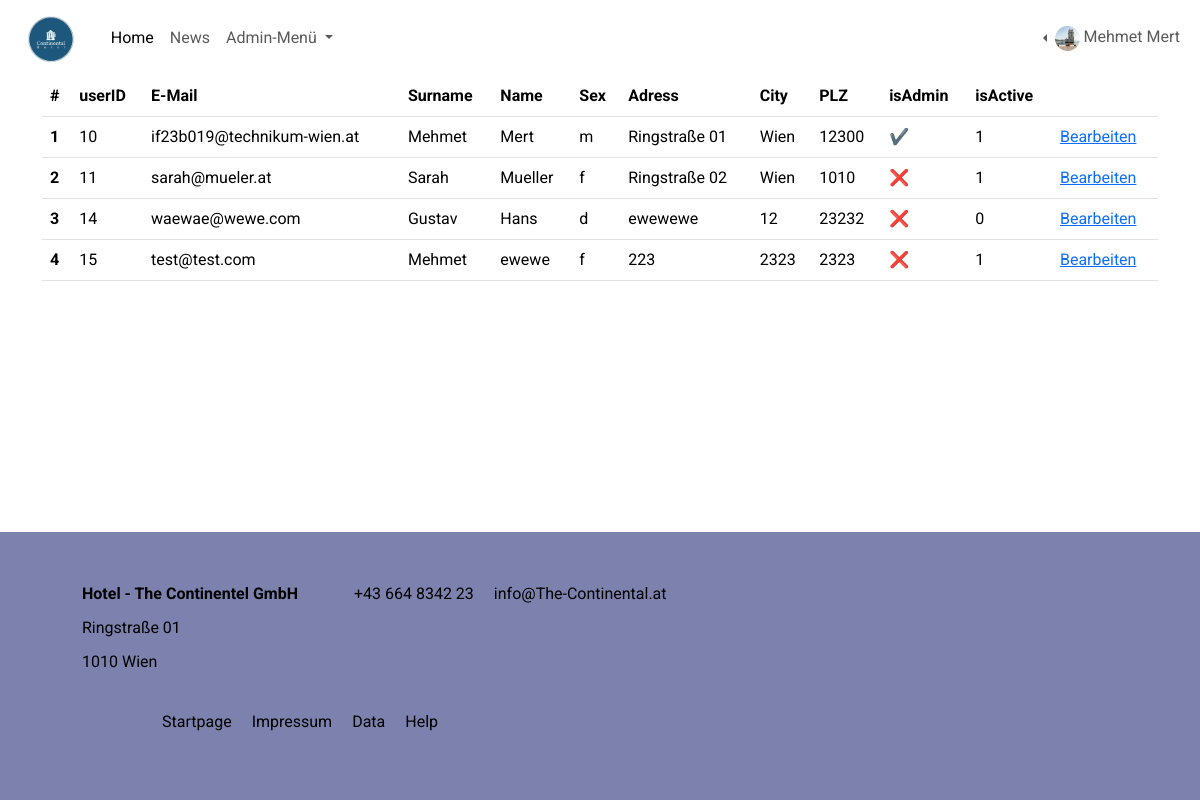
Page /users.php (signed in) on the committed database.
### tables this page shows
CREATE TABLE `users` (
  `id` int(11) NOT NULL,
  `mail` varchar(100) DEFAULT NULL,
  `username` varchar(255) DEFAULT NULL,
  `vname` varchar(100) DEFAULT NULL,
  `nname` varchar(100) DEFAULT NULL,
  `geschlecht` char(1) DEFAULT NULL,
  `passwort` varchar(255) DEFAULT NULL,
  `adresse` varchar(100) DEFAULT NULL,
  `stadt` varchar(100) DEFAULT NULL,
  `plz` varchar(10) DEFAULT NULL,
  `isAdmin` int(1) DEFAULT 0,
  `isActive` int(1) DEFAULT 1
);

### users.php (the view, shortened to what this page needs)
<?php
require_once('inc/connect.php');
$admin = $_SESSION['isAdmin'];
$query = $db->prepare('SELECT * FROM `users`');
$query->execute();
$alleusers = $query->get_result()->fetch_all(MYSQLI_ASSOC);
include 'inc/profile_edit_requests.php';
?>
<!DOCTYPE html>
<html lang="en">
<?php include 'inc/head.php'; ?>
<body>
    <?php
    include 'inc/navbar.php';
    ?>
    <?php if(!isset($message) && !isset($_GET['userID']) && $admin == 1) : ?>
    <?php
      $count = 0;
    ?>
    <div class="container main" style="overflow-x:auto;">
        <table class=" table">
            <thead>
                <tr>
                    <th scope="col">#</th>
                    <th scope="col">userID</th>
                    <th scope="col">E-Mail</th>
                    <th scope="col">Surname</th>
                    <th scope="col">Name</th>
                    <th scope="col">Sex</th>
                    <th scope="col">Adress</th>
                    <th scope="col">City</th>
                    <th scope="col">PLZ</th>
                    <th scope="col">isAdmin</th>
                    <th scope="col">isActive</th>
                    <th scope="col"><i class="bi bi-pencil"></i></th>
                </tr>
            </thead>
            <tbody>
                <?php foreach ($alleusers as $user) : ?>
                <?php
                $count = $count + 1;
                ?>
                <tr>
                    <th scope="row"><?php echo $count ?></th>
                    <td><?php echo $user['id']; ?></td>
                    <td><?php echo $user['mail']; ?></td>
                    <td><?php echo $user['vname']; ?></td>
                    <td><?php echo $user['nname']; ?></td>
                    <td><?php echo $user['geschlecht']; ?></td>
                    <td><?php echo $user['adresse']; ?></td>
                    <td><?php echo $user['stadt']; ?></td>
                    <td><?php echo $user['plz']; ?></td>
                    <td><?php echo $user['isAdmin'] == '1' ? '✔️' : '❌'; ?></td>
                    <td><?php echo $user['isActive']; ?></td>
                    <td><a href="users.php?userID=<?php echo $user['id']?>">Bearbeiten</a></td>
                </tr>
            </tbody>
            <?php endforeach; ?>
        </table>
    </div>
    <?php endif; ?>
    <?php include 'inc/errorhandler.php' ?>
    <?php
    include 'inc/footer.php';
    ?>
</body>
</html>

### style/style.css (style rules this page uses)
:root { --navy: #2e4374; --beige: #e5c3a6; --blue: #7c81ad; --lightnavy: #4b527e; --grey: #888888; }
html { height: 100%; }
body { min-height: 100%; display: flex; flex-direction: column; font-family: "Roboto"; scroll-behavior: smooth; }
.main { margin-bottom: 25px; }
a { font-size: 1rem; }

### rows in the picture
users: id "10", mail "if23b019@technikum-wien.at", vname "Mehmet", nname "Mert", geschlecht "m", adresse "Ringstraße 01", stadt "Wien", plz "12300", isActive "1"
users: id "11", mail "sarah@mueler.at", vname "Sarah", nname "Mueller", geschlecht "f", adresse "Ringstraße 02", stadt "Wien", plz "1010", isActive "1"
users: id "14", mail "waewae@wewe.com", vname "Gustav", nname "Hans", geschlecht "d", adresse "ewewewe", stadt "12", plz "23232", isActive "0"
users: id "15", mail "test@test.com", vname "Mehmet", nname "ewewe", geschlecht "f", adresse "223", stadt "2323", plz "2323", isActive "1"

### other values in the picture
$_SESSION['vorname'] "Mehmet"
$_SESSION['nachname'] "Mert"
